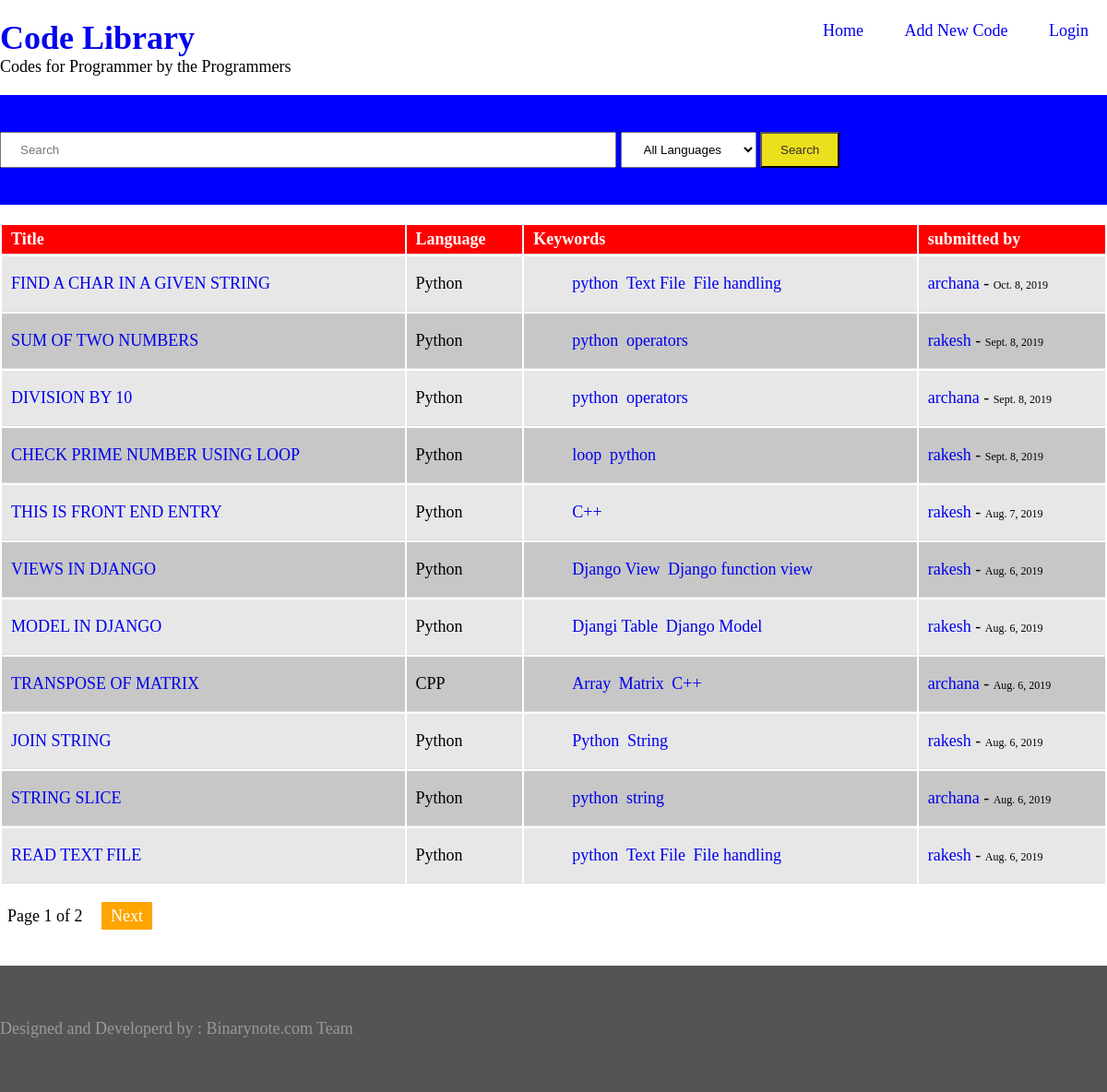
The page / on the database its author committed.
### library/models.py (models this page shows, shortened)
class code(models.Model):
    STATUS = [('Dr', 'Draft'), ('Pub', 'Published')]
    language = models.ForeignKey('language', on_delete=models.CASCADE)
    title = models.CharField(max_length=250)
    code = models.TextField()
    keywords = TaggableManager()
    status = models.CharField(max_length=20, choices=STATUS, default='Dr')
    submitted_on = models.DateField(auto_now=True)
    updated_on = models.DateField(auto_now=False)
    author      =models.ForeignKey(User, default = 1, on_delete = models.CASCADE)

class language(models.Model):
    language = models.CharField(max_length=30)
    def __str__(self):
        return self.language

### library/views.py (the view)
# urls.py: path('', homeView.as_view(), name="home"),
class homeView(ListView):
    model = code
    context_object_name = 'posts'
    paginate_by = 11
    queryset = code.objects.all().order_by('-updated_on')
    template_name = 'library/home.html'

### library/templates/library/home.html (shortened to what this page needs)
{% extends 'library/base.html' %}
    {% block content %}
    <div style="overflow-x:auto;">
        <table>
            <tr>
                <th>Title</th>
                <th>Language</th>
                <th>Keywords</th>
                <th>submitted by</th>
            </tr>
            {% for post in posts %}
                <tr>
                    <td> <a href="{% url 'singlecode' post.id %}"> {{post.title|upper}} </td>
                    <td> {{post.language}} </td>
                    <td>
                        <ul class="tags">
                                {% for tag in post.keywords.all %}
                                    <li><a href ="{% url 'taglist' tag.slug %}">{{ tag.name }}</a></li>
                                {% endfor %}
                            </ul>
                        </td>
                    <td><a href="{% url 'authorList' post.author_id %}"> {{post.author}} </a> - <span style="font-size:12px;">{{post.updated_on}}</span> </td>
                </tr>
            {% endfor%}
        </table>
    </div>
{% endblock %}

### library/static/css/style.css (style rules this page uses)
body { margin: 0; padding: 0; font-size: 18px; height: 100vh; }
a { text-decoration: none; }
table { width: 100vw; max-width: 1300px; }
th, td { border-bottom: 1px solid #ddd; }
th { background: red; color: white; padding: 5px 10px; text-align: left; }
tr:nth-child(odd) { background: #c7c7c7; }
tr:nth-child(even) { background: #e7e7e7; }
td { padding: 1px 10px; margin: 0; text-align: left; }
.code li { padding: 10px 0; }
ul.tags { list-style-type: none; display: inline-block; }
ul.tags li { display: inline-block; padding: 0px 2px; }

### rows shown on the page
code: title "FIND A CHAR IN A GIVEN STRING", language "Python", author "archana", updated_on "Oct. 8, 2019"
Tag: name "python"
Tag: name "Text File"
Tag: name "File handling"
code: title "SUM OF TWO NUMBERS", language "Python", author "rakesh", updated_on "Sept. 8, 2019"
Tag: name "operators"
code: title "DIVISION BY 10", language "Python", author "archana", updated_on "Sept. 8, 2019"
code: title "CHECK PRIME NUMBER USING LOOP", language "Python", author "rakesh", updated_on "Sept. 8, 2019"
Tag: name "loop"
code: title "THIS IS FRONT END ENTRY", language "Python", author "rakesh", updated_on "Aug. 7, 2019"
Tag: name "C++"
code: title "VIEWS IN DJANGO", language "Python", author "rakesh", updated_on "Aug. 6, 2019"
Tag: name "Django View"
Tag: name "Django function view"
code: title "MODEL IN DJANGO", language "Python", author "rakesh", updated_on "Aug. 6, 2019"
Tag: name "Djangi Table"
Tag: name "Django Model"
code: title "TRANSPOSE OF MATRIX", language "CPP", author "archana", updated_on "Aug. 6, 2019"
Tag: name "Array"
Tag: name "Matrix"
code: title "JOIN STRING", language "Python", author "rakesh", updated_on "Aug. 6, 2019"
Tag: name "Python"
Tag: name "String"
code: title "STRING SLICE", language "Python", author "archana", updated_on "Aug. 6, 2019"
Tag: name "string"
code: title "READ TEXT FILE", language "Python", author "rakesh", updated_on "Aug. 6, 2019"

### other values the page prints
{{ page_obj.number }} "1"
{{ page_obj.paginator.num_pages }} "2"
